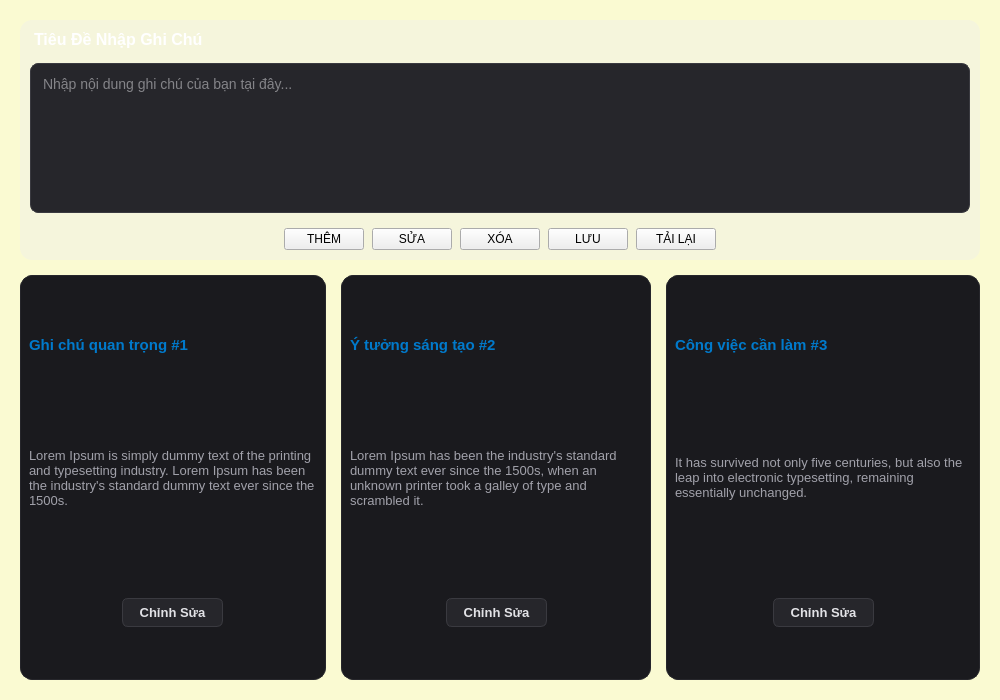
<?xml version="1.0" encoding="UTF-8"?>
<ui version="4.0">
 <class>MainWindow</class>
 <widget class="QMainWindow" name="MainWindow">
  <property name="geometry">
   <rect>
    <x>0</x>
    <y>0</y>
    <width>1000</width>
    <height>700</height>
   </rect>
  </property>
  <property name="minimumSize">
   <size>
    <width>1000</width>
    <height>700</height>
   </size>
  </property>
  <property name="maximumSize">
   <size>
    <width>1000</width>
    <height>700</height>
   </size>
  </property>
  <property name="windowTitle">
   <string>Chương Trình Quản Lý Ghi Chú Hiện Đại</string>
  </property>
  <property name="styleSheet">
   <string>
    QMainWindow {
        background-color: #121214;
    }
    
    QWidget#centralwidget {
        background-color: #121214;
    }
    
    /* Vùng nhập liệu phía trên */
    QWidget#widget {
        background-color: #1a1a1e;
        border-radius: 12px;
        padding: 10px;
    }
    
    QLabel#label_7 {
        color: #ffffff;
        font-family: &quot;Segoe UI&quot;, sans-serif;
        font-size: 16px;
        font-weight: bold;
        margin-bottom: 4px;
    }
    
    QTextEdit#textEdit {
        background-color: #26262b;
        color: #e2e2e6;
        border: 1px solid #3a3a40;
        border-radius: 8px;
        padding: 8px;
        font-family: &quot;Segoe UI&quot;, sans-serif;
        font-size: 14px;
    }
    QTextEdit#textEdit:focus {
        border: 1px solid #007acc;
    }
    
    /* Thanh nút bấm chức năng (Icon) */
    QPushButton[name^=&quot;pushButton_&quot;] {
        background-color: #26262b;
        color: #007acc;
        border: 1px solid #3a3a40;
        border-radius: 6px;
        min-width: 70px;
        min-height: 32px;
        font-family: &quot;Segoe UI&quot;, sans-serif;
        font-weight: bold;
        font-size: 11px;
    }
    QPushButton[name^=&quot;pushButton_&quot;]:hover {
        background-color: #007acc;
        color: #ffffff;
        border: 1px solid #007acc;
    }
    QPushButton[name^=&quot;pushButton_&quot;]:pressed {
        background-color: #005999;
    }
    
    /* Khu vực danh sách thẻ ở dưới */
    QWidget#widget_2, QWidget#widget_4, QWidget#widget_6 {
        background-color: #1a1a1e;
        border: 1px solid #26262b;
        border-radius: 12px;
        padding: 12px;
    }
    
    /* Tiêu đề của từng thẻ */
    QLabel#label, QLabel#label_3, QLabel#label_5 {
        color: #007acc;
        font-family: &quot;Segoe UI&quot;, sans-serif;
        font-size: 15px;
        font-weight: bold;
    }
    
    /* Nội dung văn bản bên trong thẻ */
    QLabel#label_2, QLabel#label_4, QLabel#label_6 {
        color: #a1a1aa;
        font-family: &quot;Segoe UI&quot;, sans-serif;
        font-size: 13px;
        line-height: 18px;
    }
    
    /* Nút bấm Edit nằm trong thẻ */
    QPushButton#pushButton, QPushButton#pushButton_2, QPushButton#pushButton_3 {
        background-color: #26262b;
        color: #e2e2e6;
        border: 1px solid #3a3a40;
        border-radius: 6px;
        padding: 6px 16px;
        font-family: &quot;Segoe UI&quot;, sans-serif;
        font-size: 13px;
        font-weight: 500;
    }
    QPushButton#pushButton:hover, QPushButton#pushButton_2:hover, QPushButton#pushButton_3:hover {
        background-color: #323238;
        border: 1px solid #4e4e56;
        color: #ffffff;
    }
    QPushButton#pushButton:pressed, QPushButton#pushButton_2:pressed, QPushButton#pushButton_3:pressed {
        background-color: #202024;
    }
   </string>
  </property>
  <widget class="QWidget" name="centralwidget">
   <property name="styleSheet">
    <string notr="true">#centralwidget {
	background: #FAFAD2;
}
#widget   {
	background: #F5F5DC
}






</string>
   </property>
   <layout class="QVBoxLayout" name="verticalLayout_4" stretch="0,1">
    <property name="spacing">
     <number>15</number>
    </property>
    <property name="leftMargin">
     <number>20</number>
    </property>
    <property name="topMargin">
     <number>20</number>
    </property>
    <property name="rightMargin">
     <number>20</number>
    </property>
    <property name="bottomMargin">
     <number>20</number>
    </property>
    <item>
     <widget class="QWidget" name="widget" native="true">
      <layout class="QVBoxLayout" name="verticalLayout_5">
       <property name="spacing">
        <number>10</number>
       </property>
       <property name="leftMargin">
        <number>10</number>
       </property>
       <property name="topMargin">
        <number>10</number>
       </property>
       <property name="rightMargin">
        <number>10</number>
       </property>
       <property name="bottomMargin">
        <number>10</number>
       </property>
       <item>
        <widget class="QLabel" name="label_7">
         <property name="text">
          <string>Tiêu Đề Nhập Ghi Chú</string>
         </property>
        </widget>
       </item>
       <item>
        <widget class="QTextEdit" name="textEdit">
         <property name="maximumSize">
          <size>
           <width>16777215</width>
           <height>150</height>
          </size>
         </property>
         <property name="placeholderText">
          <string>Nhập nội dung ghi chú của bạn tại đây...</string>
         </property>
        </widget>
       </item>
       <item>
        <widget class="QWidget" name="widget_9" native="true">
         <layout class="QHBoxLayout" name="horizontalLayout_5">
          <property name="spacing">
           <number>8</number>
          </property>
          <property name="leftMargin">
           <number>0</number>
          </property>
          <property name="topMargin">
           <number>5</number>
          </property>
          <property name="rightMargin">
           <number>0</number>
          </property>
          <property name="bottomMargin">
           <number>0</number>
          </property>
          <item>
           <spacer name="horizontalSpacer_7">
            <property name="orientation">
             <enum>Qt::Horizontal</enum>
            </property>
            <property name="sizeHint" stdset="0">
             <size>
              <width>40</width>
              <height>20</height>
             </size>
            </property>
           </spacer>
          </item>
          <item>
           <widget class="QPushButton" name="pushButton_4">
            <property name="text">
             <string>THÊM</string>
            </property>
           </widget>
          </item>
          <item>
           <widget class="QPushButton" name="pushButton_5">
            <property name="text">
             <string>SỬA</string>
            </property>
           </widget>
          </item>
          <item>
           <widget class="QPushButton" name="pushButton_6">
            <property name="text">
             <string>XÓA</string>
            </property>
           </widget>
          </item>
          <item>
           <widget class="QPushButton" name="pushButton_7">
            <property name="text">
             <string>LƯU</string>
            </property>
           </widget>
          </item>
          <item>
           <widget class="QPushButton" name="pushButton_8">
            <property name="text">
             <string>TẢI LẠI</string>
            </property>
           </widget>
          </item>
          <item>
           <spacer name="horizontalSpacer_8">
            <property name="orientation">
             <enum>Qt::Horizontal</enum>
            </property>
            <property name="sizeHint" stdset="0">
             <size>
              <width>40</width>
              <height>20</height>
             </size>
            </property>
           </spacer>
          </item>
         </layout>
        </widget>
       </item>
      </layout>
     </widget>
    </item>
    <item>
     <widget class="QWidget" name="widget_8" native="true">
      <layout class="QHBoxLayout" name="horizontalLayout_4">
       <property name="spacing">
        <number>15</number>
       </property>
       <property name="leftMargin">
        <number>0</number>
       </property>
       <property name="topMargin">
        <number>0</number>
       </property>
       <property name="rightMargin">
        <number>0</number>
       </property>
       <property name="bottomMargin">
        <number>0</number>
       </property>
       <item>
        <widget class="QWidget" name="widget_2" native="true">
         <layout class="QVBoxLayout" name="verticalLayout">
          <property name="spacing">
           <number>10</number>
          </property>
          <item>
           <widget class="QLabel" name="label">
            <property name="text">
             <string>Ghi chú quan trọng #1</string>
            </property>
           </widget>
          </item>
          <item>
           <widget class="QLabel" name="label_2">
            <property name="text">
             <string>Lorem Ipsum is simply dummy text of the printing and typesetting industry. Lorem Ipsum has been the industry's standard dummy text ever since the 1500s.</string>
            </property>
            <property name="wordWrap">
             <bool>true</bool>
            </property>
           </widget>
          </item>
          <item>
           <widget class="QWidget" name="widget_3" native="true">
            <layout class="QHBoxLayout" name="horizontalLayout">
             <property name="leftMargin">
              <number>0</number>
             </property>
             <property name="topMargin">
              <number>5</number>
             </property>
             <property name="rightMargin">
              <number>0</number>
             </property>
             <property name="bottomMargin">
              <number>0</number>
             </property>
             <item>
              <spacer name="horizontalSpacer">
               <property name="orientation">
                <enum>Qt::Horizontal</enum>
               </property>
               <property name="sizeHint" stdset="0">
                <size>
                 <width>94</width>
                 <height>20</height>
                </size>
               </property>
              </spacer>
             </item>
             <item>
              <widget class="QPushButton" name="pushButton">
               <property name="text">
                <string>Chỉnh Sửa</string>
               </property>
              </widget>
             </item>
             <item>
              <spacer name="horizontalSpacer_2">
               <property name="orientation">
                <enum>Qt::Horizontal</enum>
               </property>
               <property name="sizeHint" stdset="0">
                <size>
                 <width>94</width>
                 <height>20</height>
                </size>
               </property>
              </spacer>
             </item>
            </layout>
           </widget>
          </item>
         </layout>
        </widget>
       </item>
       <item>
        <widget class="QWidget" name="widget_4" native="true">
         <layout class="QVBoxLayout" name="verticalLayout_2">
          <property name="spacing">
           <number>10</number>
          </property>
          <item>
           <widget class="QLabel" name="label_3">
            <property name="text">
             <string>Ý tưởng sáng tạo #2</string>
            </property>
           </widget>
          </item>
          <item>
           <widget class="QLabel" name="label_4">
            <property name="text">
             <string>Lorem Ipsum has been the industry's standard dummy text ever since the 1500s, when an unknown printer took a galley of type and scrambled it.</string>
            </property>
            <property name="wordWrap">
             <bool>true</bool>
            </property>
           </widget>
          </item>
          <item>
           <widget class="QWidget" name="widget_5" native="true">
            <layout class="QHBoxLayout" name="horizontalLayout_2">
             <property name="leftMargin">
              <number>0</number>
             </property>
             <property name="topMargin">
              <number>5</number>
             </property>
             <property name="rightMargin">
              <number>0</number>
             </property>
             <property name="bottomMargin">
              <number>0</number>
             </property>
             <item>
              <spacer name="horizontalSpacer_3">
               <property name="orientation">
                <enum>Qt::Horizontal</enum>
               </property>
               <property name="sizeHint" stdset="0">
                <size>
                 <width>71</width>
                 <height>20</height>
                </size>
               </property>
              </spacer>
             </item>
             <item>
              <widget class="QPushButton" name="pushButton_2">
               <property name="text">
                <string>Chỉnh Sửa</string>
               </property>
              </widget>
             </item>
             <item>
              <spacer name="horizontalSpacer_4">
               <property name="orientation">
                <enum>Qt::Horizontal</enum>
               </property>
               <property name="sizeHint" stdset="0">
                <size>
                 <width>71</width>
                 <height>20</height>
                </size>
               </property>
              </spacer>
             </item>
            </layout>
           </widget>
          </item>
         </layout>
        </widget>
       </item>
       <item>
        <widget class="QWidget" name="widget_6" native="true">
         <layout class="QVBoxLayout" name="verticalLayout_3">
          <property name="spacing">
           <number>10</number>
          </property>
          <item>
           <widget class="QLabel" name="label_5">
            <property name="text">
             <string>Công việc cần làm #3</string>
            </property>
           </widget>
          </item>
          <item>
           <widget class="QLabel" name="label_6">
            <property name="text">
             <string>It has survived not only five centuries, but also the leap into electronic typesetting, remaining essentially unchanged.</string>
            </property>
            <property name="wordWrap">
             <bool>true</bool>
            </property>
           </widget>
          </item>
          <item>
           <widget class="QWidget" name="widget_7" native="true">
            <layout class="QHBoxLayout" name="horizontalLayout_3">
             <property name="leftMargin">
              <number>0</number>
             </property>
             <property name="topMargin">
              <number>5</number>
             </property>
             <property name="rightMargin">
              <number>0</number>
             </property>
             <property name="bottomMargin">
              <number>0</number>
             </property>
             <item>
              <spacer name="horizontalSpacer_5">
               <property name="orientation">
                <enum>Qt::Horizontal</enum>
               </property>
               <property name="sizeHint" stdset="0">
                <size>
                 <width>71</width>
                 <height>20</height>
                </size>
               </property>
              </spacer>
             </item>
             <item>
              <widget class="QPushButton" name="pushButton_3">
               <property name="text">
                <string>Chỉnh Sửa</string>
               </property>
              </widget>
             </item>
             <item>
              <spacer name="horizontalSpacer_6">
               <property name="orientation">
                <enum>Qt::Horizontal</enum>
               </property>
               <property name="sizeHint" stdset="0">
                <size>
                 <width>71</width>
                 <height>20</height>
                </size>
               </property>
              </spacer>
             </item>
            </layout>
           </widget>
          </item>
         </layout>
        </widget>
       </item>
      </layout>
     </widget>
    </item>
   </layout>
  </widget>
 </widget>
 <resources/>
 <connections/>
</ui>
